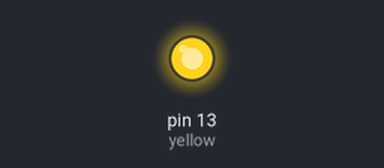
The sketch below on a simulated Arduino Pro Mini, built with avr-gcc and run on an emulated ATmega328P. Shown: output pins drawn as LEDs (lit = HIGH).

Above: at 0.05 s.
Timing chart, 0 to 3.0 s (numbered marks = the images above):
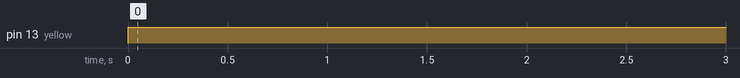

The sketch:

promini.ino
```cpp
int yellow = 13;

void setup() {
  // put your setup code here, to run once:
pinMode(yellow,OUTPUT);
}

void loop() {
  // put your main code here, to run repeatedly:
digitalWrite(yellow,HIGH);
delay(500);
digitalWrite(yellow,LOW);
}
```

Measured:
- by itself, pin 13 (yellow): LOW → HIGH at 0.00 s
